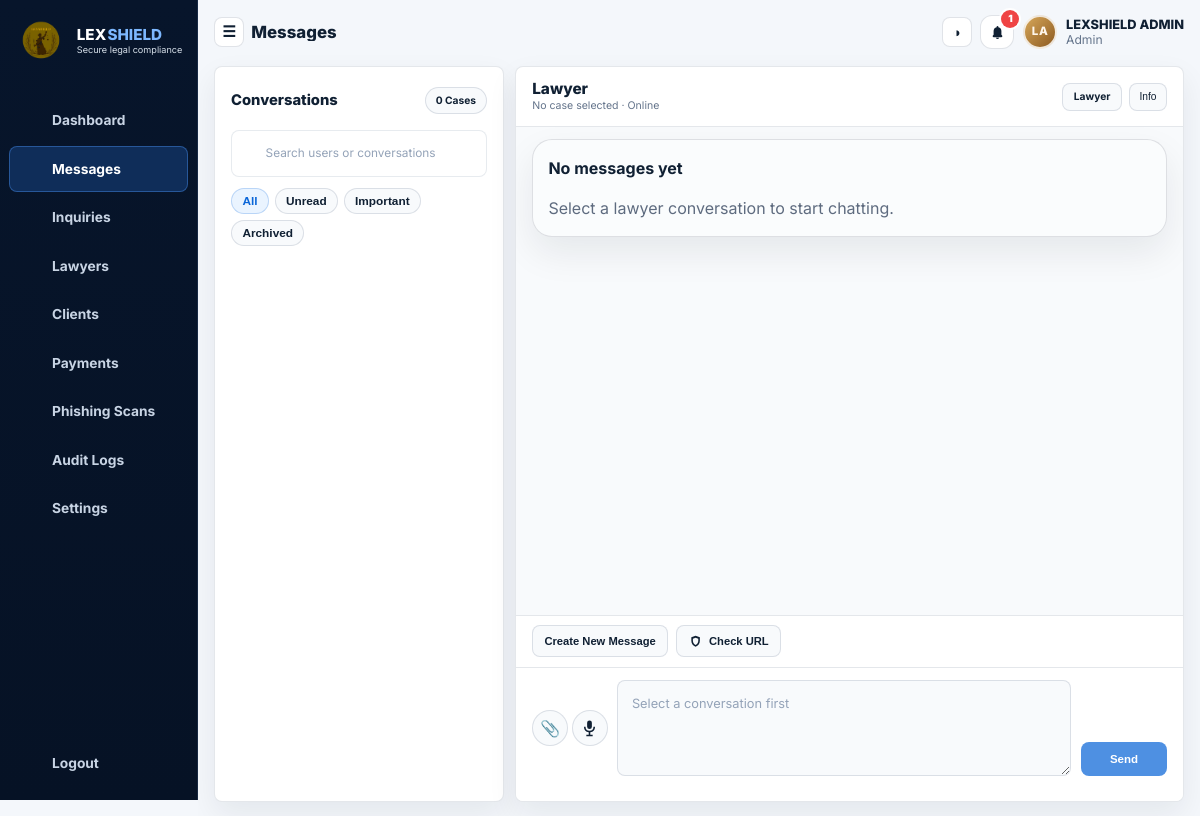
Page /admin/messages.php (signed in) on the committed database.
### tables this page shows
CREATE TABLE `users` (
  `id` INT UNSIGNED NOT NULL AUTO_INCREMENT,
  `full_name` VARCHAR(150) NOT NULL,
  `email` VARCHAR(190) NOT NULL,
  `password_hash` VARCHAR(255) NOT NULL,
  `role` ENUM('admin','lawyer','client') NOT NULL,
  `is_active` TINYINT(1) NOT NULL DEFAULT 1,
  `failed_login_attempts` TINYINT UNSIGNED NOT NULL DEFAULT 0,
  `locked_until` DATETIME DEFAULT NULL,
  `created_at` TIMESTAMP NOT NULL DEFAULT CURRENT_TIMESTAMP,
  `last_login` DATETIME DEFAULT NULL,
  `avatar_stored_name` VARCHAR(255) DEFAULT NULL,
  PRIMARY KEY (`id`),
  UNIQUE KEY `uq_users_email` (`email`),
  KEY `idx_users_role_active` (`role`, `is_active`)
);

### admin/messages.php (called while the page is built)
<?php
require_once __DIR__ . '/../config/messages/admin.php';

### config/bootstrap/core.php (called while the page is built, shortened)
<?php
function lex_pdo(): PDO
{
    global $pdo, $lexDbPingChecked;
    if (!$lexDbPingChecked) {
        $lexDbPingChecked = true;
        try {
            $pdo->query('SELECT 1');
        } catch (Throwable $e) {
            if (lex_db_is_connection_lost($e)) {
                return lex_reset_pdo();
            }
            throw $e;
        }
    }
    return $pdo;
}
function lex_db_retry(callable $callback, mixed $fallback = null): mixed
{
    try {
        return $callback();
    } catch (Throwable $e) {
        if (!lex_db_is_connection_lost($e)) {
            throw $e;
        }
        error_log('[DB] Lost connection detected, reconnecting: ' . $e->getMessage());
        try {
            lex_reset_pdo();
        } catch (Throwable $reconnectError) {
            error_log('[DB] Reconnect failed: ' . $reconnectError->getMessage());
            return $fallback;
        }
        try {
            return $callback();
        } catch (Throwable $retry) {
            error_log('[DB] Retry after reconnect failed: ' . $retry->getMessage());
            return $fallback;
        }
    }
}
function lex_app_url(string $path = ''): string
{
    global $lexAppUrl;
    return rtrim($lexAppUrl, '/') . '/' . ltrim($path, '/');
}
function lex_api_url(string $path = ''): string
{
    global $lexApiUrl;
    return rtrim($lexApiUrl, '/') . '/' . ltrim($path, '/');
}
function lex_e(?string $value): string
{
    return htmlspecialchars((string) $value, ENT_QUOTES | ENT_SUBSTITUTE, 'UTF-8');
}
function lex_asset_url(string $path): string
{
    $path = ltrim(str_replace('\\', '/', $path), '/');
    $url = lex_app_url($path);
    $filePath = dirname(__DIR__, 2)
        . DIRECTORY_SEPARATOR
        . str_replace('/', DIRECTORY_SEPARATOR, $path);
    $version = is_file($filePath) ? (string) filemtime($filePath) : '';
    if ($version !== '') {
        $url .= (str_contains($url, '?') ? '&' : '?')
            . 'v='
            . rawurlencode($version);
    }
    return $url;
}

### config/app.php (called while the page is built, shortened)
<?php
function lex_env(string $key, ?string $default = null): ?string
{
    $value = getenv($key);
    if ($value !== false && $value !== '') {
        return (string) $value;
    }
    return $default;
}
$lexAppUrl = lex_env('APP_URL', '') ?? '';
$lexApiUrl = lex_env('API_URL', '') ?? '';

### config/db.php (called while the page is built, shortened)
<?php
$lexDbPingChecked = false;

### config/bootstrap/auth.php (called while the page is built, shortened)
<?php
function lex_current_user(): ?array
{
    $user = lex_db_retry(static function (): ?array {
        $stmt = lex_pdo()->prepare('SELECT id, full_name, email, role, is_active, last_login, avatar_stored_name FROM users WHERE id = :id LIMIT 1');
        $stmt->execute(['id' => (int) $_SESSION['user_id']]);
        return $stmt->fetch() ?: null;
    }, null);
    return $user;
}
function lex_require_login(): array
{
    $user = lex_current_user();
    return $user;
}
function lex_require_role(string|array $roles): array
{
    $user = lex_require_login();
    return $user;
}

### config/bootstrap/messages.php (called while the page is built, shortened)
<?php
function lex_message_thread_preferences_table_ensure(): void
{
    lex_db_retry(static function () use (&$done): void {
        $done = true;
    });
}

### config/bootstrap/helpers.php (called while the page is built, shortened)
<?php
function lex_notifications_for_user(int $userId, int $limit = 8): array
{
    try {
        $countStmt = lex_pdo()->prepare('SELECT COUNT(*) FROM notifications WHERE user_id = :user_id AND is_read = 0');
        $countStmt->execute(['user_id' => $userId]);
        $itemStmt = lex_pdo()->prepare(
            'SELECT id, type, message, is_read, created_at
             FROM notifications
             WHERE user_id = :user_id
             ORDER BY created_at DESC, id DESC
             LIMIT ' . max(1, min(20, $limit))
        );
        $itemStmt->execute(['user_id' => $userId]);
        return [
            'items' => $itemStmt->fetchAll(),
            'unread_count' => (int) $countStmt->fetchColumn(),
        ];
    } catch (Throwable $e) {
        error_log(sprintf('[NOTIFY] Fetch for user %d failed: %s', $userId, $e->getMessage()));
        return ['items' => [], 'unread_count' => 0];
    }
}

### config/bootstrap/storage.php (called while the page is built, shortened)
<?php
function lex_profile_avatar_url(?string $storedName): string
{
    $storedName = basename(trim((string) $storedName));
    if ($storedName === '') {
        return '';
    }
    return lex_app_url('storage/avatars/' . rawurlencode($storedName));
}

### config/bootstrap/view.php (the view, shortened to what this page needs)
<?php
function lex_render_notification_bell(array $user): void
{
    $userId = (int) ($user['id'] ?? 0);
    $state = lex_notifications_for_user($userId, 8);
    $unreadCount = (int) $state['unread_count'];
    $badge = $unreadCount > 99 ? '99+' : (string) $unreadCount;
    echo '<details class="notification-menu">';
    echo '<summary class="icon-button notification-trigger" aria-label="Open notifications" title="Notifications">';
    if ($unreadCount > 0) {
        echo '<span class="notification-badge">' . lex_e($badge) . '</span>';
    }
    echo '</summary>';
    echo '<div class="notification-panel">';
    echo '</div></details>';
}
function lex_page_header(string $title, string $active = '', ?array $user = null): void
{
    $user = $user ?? lex_current_user();
    $role = $user['role'] ?? '';
    $isLoggedIn = (bool) $user;
    $isWorkspaceLayout = $isLoggedIn && in_array($role, ['admin', 'lawyer', 'client'], true);
    $buildInitials = static function (string $value, string $fallback): string {
        $clean = preg_replace('/[^A-Za-z0-9]+/', ' ', trim($value));
        $parts = array_values(array_filter(explode(' ', (string) $clean)));
        if (!$parts) {
            return $fallback;
        }
        if (count($parts) === 1) {
            return strtoupper(substr($parts[0], 0, 2));
        }
        return strtoupper(substr($parts[0], 0, 1) . substr($parts[1], 0, 1));
    };
    $userFullName = (string) ($user['full_name'] ?? '');
    $userRoleLabel = ucfirst((string) $role);
    $userAvatarUrl = lex_profile_avatar_url((string) ($user['avatar_stored_name'] ?? ''));
    $userInitials = $buildInitials($userFullName, $role === 'lawyer' ? 'LW' : 'CL');
    $links = [
        'admin' => [
            ['key' => 'dashboard', 'label' => 'Dashboard', 'href' => '../admin/index.php'],
            ['key' => 'messages', 'label' => 'Messages', 'href' => 'messages.php'],
            ['key' => 'inquiries', 'label' => 'Inquiries', 'href' => 'inquiries.php'],
            ['key' => 'lawyers', 'label' => 'Lawyers', 'href' => 'manage_lawyers.php'],
            ['key' => 'clients', 'label' => 'Clients', 'href' => 'manage_clients.php'],
            ['key' => 'payments', 'label' => 'Payments', 'href' => 'payments.php'],
            ['key' => 'phishing', 'label' => 'Phishing Scans', 'href' => 'phishing_scans.php'],
            ['key' => 'audit', 'label' => 'Audit Logs', 'href' => 'audit_logs.php'],
            ['key' => 'settings', 'label' => 'Settings', 'href' => 'system_settings.php'],
        ],
        'lawyer' => [
            ['key' => 'dashboard', 'label' => 'Dashboard', 'href' => lex_app_url('lawyer/index.php')],
            ['key' => 'profile', 'label' => 'Profile', 'href' => lex_app_url('lawyer/profile.php')],
            ['key' => 'case-files', 'label' => 'Case Files', 'href' => lex_app_url('case_files.php')],
            ['key' => 'appointments', 'label' => 'Appointments', 'href' => lex_app_url('lawyer/appointment.php')],
            ['key' => 'availability', 'label' => 'Availability', 'href' => lex_app_url('lawyer/availability.php')],
            ['key' => 'payments', 'label' => 'Payments', 'href' => lex_app_url('lawyer/payments.php')],
            ['key' => 'messages', 'label' => 'Messages', 'href' => lex_app_url('lawyer/messages.php')],
        ],
        'client' => [
            ['key' => 'dashboard', 'label' => 'Dashboard', 'href' => lex_app_url('client/index.php')],
            ['key' => 'lawyers', 'label' => 'Lawyers', 'href' => lex_app_url('client/lawyers.php')],
            ['key' => 'payments', 'label' => 'Payments', 'href' => lex_app_url('client/payments.php')],
            ['key' => 'billing', 'label' => 'Billing', 'href' => lex_app_url('client/billing.php')],
            ['key' => 'profile', 'label' => 'Profile', 'href' => lex_app_url('client/profile.php')],
            ['key' => 'case-files', 'label' => 'Case Files', 'href' => lex_app_url('case_files.php')],
            ['key' => 'messages', 'label' => 'Messages', 'href' => lex_app_url('client/messages.php')],
            ['key' => 'appointments', 'label' => 'Appointments', 'href' => lex_app_url('client/appointment.php')],
        ],
    ];
    $nav = $links[$role] ?? [];
    $bodyClasses = [];
    if ($isWorkspaceLayout) {
        $bodyClasses[] = 'app-workspace';
        $bodyClasses[] = 'app-workspace--' . $role;
    }
    $bodyClassAttribute = $bodyClasses ? ' class="' . lex_e(implode(' ', $bodyClasses)) . '"' : '';
    echo '<!DOCTYPE html><html lang="en"><head><meta charset="UTF-8"><meta name="viewport" content="width=device-width, initial-scale=1.0">';
    echo '<link rel="stylesheet" href="' . lex_e(lex_asset_url('public/css/style.css')) . '">';
    echo '</head><body' . $bodyClassAttribute . ' data-api-base="' . lex_e(lex_api_url()) . '" data-role="' . lex_e($role) . '">';
    echo '<div class="app-shell">';
    if ($isLoggedIn && $role) {
        echo '<aside class="sidebar" id="sidebar" aria-label="Primary">';
        echo '<div class="brand-block"><div class="brand-mark"><img src="' . lex_e(lex_asset_url('public/assets/lexshield-logo.png')) . '" alt="' . lex_e(LEX_APP_NAME) . ' logo"></div><div class="brand-copy"><strong class="brand-wordmark">LEX<span>SHIELD</span></strong><span class="brand-tagline">Secure legal compliance</span></div></div>';
        echo '<nav class="sidebar-nav">';
        foreach ($nav as $item) {
            $activeClass = $active === $item['key'] ? ' active' : '';
            $icon = $navIcons[$item['key']] ?? $navIcons['dashboard'];
            $iconHtml = $isWorkspaceLayout ? '<span class="nav-link-icon" aria-hidden="true">' . $icon . '</span>' : '';
            $labelHtml = $isWorkspaceLayout ? '<span class="nav-link-label">' . lex_e($item['label']) . '</span>' : lex_e($item['label']);
            echo '<a class="nav-link' . $activeClass . '" href="' . lex_e($item['href']) . '">' . $iconHtml . $labelHtml . '</a>';
        }
        echo '</nav>';
        $logoutIcon = $isWorkspaceLayout ? '<span class="nav-link-icon" aria-hidden="true">' . $navIcons['logout'] . '</span>' : '';
        $logoutLabel = $isWorkspaceLayout ? '<span class="nav-link-label">Logout</span>' : 'Logout';
        echo '<div class="sidebar-footer"><a class="nav-link" href="' . lex_e(lex_app_url('auth/logout.php')) . '">' . $logoutIcon . $logoutLabel . '</a></div>';
        echo '</aside>';
    }
    echo '<main class="main-content" id="main">';
    echo '<header class="topbar">';
    echo '<button class="icon-button" id="sidebarToggle" type="button" aria-label="Toggle navigation">&#9776;</button>';
    echo '<div class="topbar-title"><h1>' . lex_e($title) . '</h1></div>';
    echo '<div class="topbar-actions">';
    echo '<button class="icon-button" id="themeToggle" type="button" aria-label="Toggle theme">&#9681;</button>';
    if ($user) {
        if ($isWorkspaceLayout) {
            lex_render_notification_bell($user);
        }
        if ($isWorkspaceLayout) {
            echo '<div class="dashboard-user-chip">';
            if ($userAvatarUrl !== '') {
                echo '<img class="dashboard-user-avatar" src="' . lex_e($userAvatarUrl) . '" alt="Avatar for ' . lex_e($userFullName) . '">';
            } else {
                echo '<span class="dashboard-user-avatar dashboard-user-avatar--fallback" aria-hidden="true">' . lex_e($userInitials) . '</span>';
            }
            echo '<div class="dashboard-user-meta"><strong>' . lex_e($userFullName) . '</strong><span>' . lex_e($userRoleLabel) . '</span></div>';
            echo '</div>';
        } else {
            echo '<div class="user-chip"><strong>' . lex_e($userFullName) . '</strong><span>' . lex_e($userRoleLabel) . '</span></div>';
        }
    } else {
        echo '<a class="button button-primary" href="' . lex_e(lex_app_url('auth/login.php')) . '">Login</a>';
    }
    echo '</div></header>';
}
function lex_page_footer(): void
{
    echo '</main></div></body></html>';
}

### rows in the picture
users: id "1", lex_e($userInitials) "LA", full_name "LEXSHIELD ADMIN", role "Admin"

### other values in the picture
lex_e($item['label']) "Dashboard"
lex_e($item['label']) "Messages"
lex_e($item['label']) "Inquiries"
lex_e($item['label']) "Lawyers"
lex_e($item['label']) "Clients"
lex_e($item['label']) "Payments"
lex_e($item['label']) "Phishing Scans"
lex_e($item['label']) "Audit Logs"
lex_e($item['label']) "Settings"
lex_e($title) "Messages"
count($cases) "0"
lex_e($threadLabel) "Lawyer"
lex_e($activeCaseNumber) "No case selected"
lex_e($onlineLabel) "Online"
lex_e(lex_message_role_label('lawyer')) "Lawyer"
